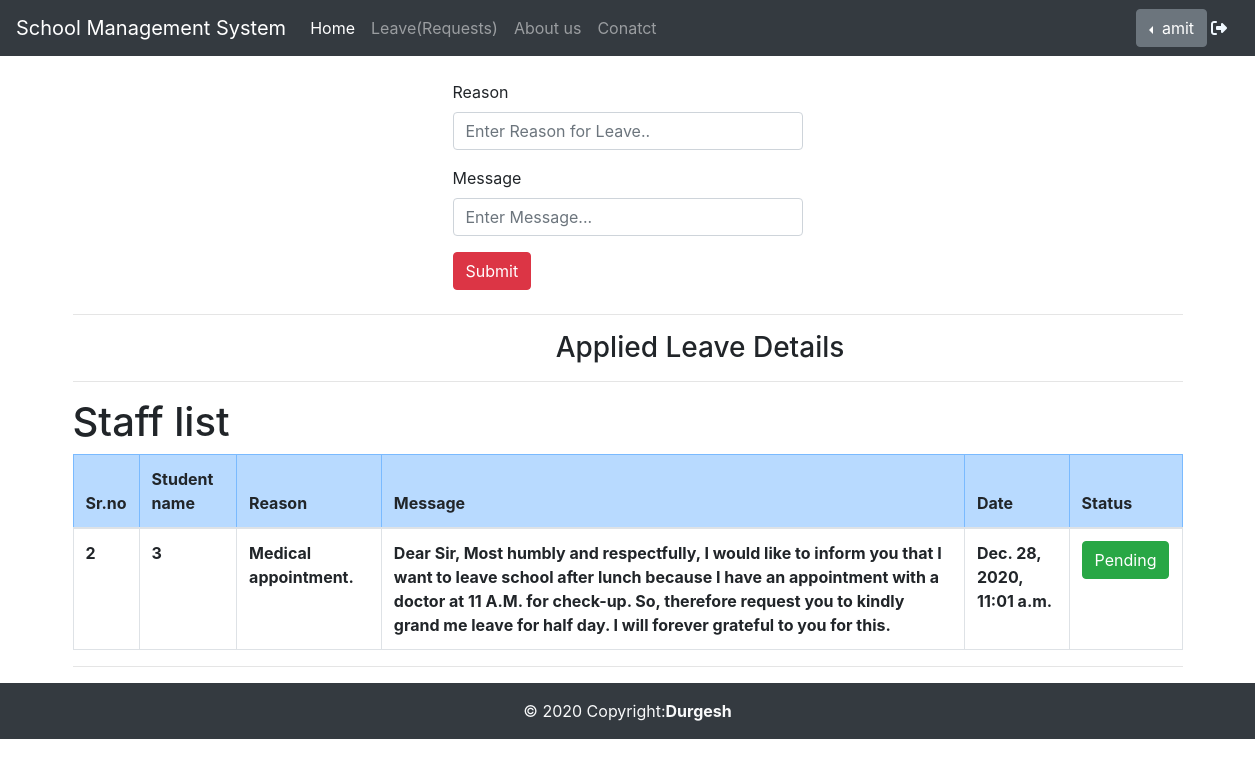
/lf (signed in), run on the app's committed database.
### CollegeApp/models.py (models this page shows)
class Leave(models.Model):
    std_id=models.IntegerField()
    reason=models.CharField(max_length=120)
    message=models.TextField(max_length=420)
    on_date=models.DateTimeField(auto_now_add=True)
    status=models.ForeignKey(leavestatus,on_delete=models.CASCADE,default=1)

class leavestatus(models.Model):
    status=models.CharField(max_length=10)
    def __str__(s):
        return s.status

### CollegeApp/views.py (the view)
# urls.py: path('lf',v.leaveform),
def leaveform(request):
    if request.method=='POST':
        uid=request.session.get('uid')
        print("uid:",uid)
        reson=request.POST.get('reason')
        message=request.POST.get('message')
        print("reason:",reson)
        print("message",message)
        le=Leave()
        le.std_id=uid
        le.reason=reson
        le.message=message
        le.save()
        return redirect('/')
    else:
        f=Leaveform
        llist=Leave.objects.filter(std_id=request.session.get('uid'))
        return render(request,'leaveform.html',{'forms':f,'llist':llist})

### CollegeApp/templates/leaveform.html (shortened to what this page needs)
{% extends 'base.html' %}
{% block main%}
<div class="row my-4">
    <div class="col-md-4 offset-4">
        <form action="" method="POST">
            <div class="form-group">
                <label for="">Reason</label>
                <input type="text" class="form-control" name="reason" placeholder="Enter Reason for Leave..">
            </div>
            <div class="form-group">
                <label for="">Message</label>
                <input type="textarea" class="form-control" name="message" placeholder="Enter Message...">
            </div>
            <button type="submit" class="btn btn-danger">Submit</button>
        </form>
    </div>
</div>
<hr>
<div class="text-center" style="width: 100vw;"><h3>Applied Leave Details</h3></div>
<hr>
<h1 class="text-justify">Staff list</h1>
<table class="table table-bordered">
    <thead>
<tr class="table-primary">
    <th>Sr.no</th>
    <th>Student name</th>
    <th>Reason</th>
    <th>Message</th>
    <th>Date</th>
    <th colspan="3">Status</th>
</tr>
</thead>
{% for i in llist%}
<tr class="font-weight-bold">
<td>{{i.id}}</td>
<td>{{i.std_id}}</td>
<td>{{i.reason}}</td>
<td>{{i.message}}</td>
<td>{{i.on_date}}</td>
<td><button type="button" class="btn btn-success">{{i.status}}</button></td>
</tr>
{% endfor %}
</table>
<hr>
{%endblock%}

### CollegeApp/templates/navbar.html (shortened to what this page needs)
<nav
  class="navbar sticky-top justify-content-end navbar-expand-lg navbar-dark bg-dark"
>
  <a class="navbar-brand" href="/">School Management System</a>
  <div class="collapse navbar-collapse" id="navbarNav">
    <ul class="navbar-nav justify-content-end">
      <li class="nav-item active">
        <a class="nav-link" href="/">Home</a>
      </li>
      {%if user.is_authenticated%}
      <li class="nav-item">
        <a class="nav-link" href="appleav">Leave(Requests)</a>
      </li>
      {% endif %}
      <li class="nav-item">
        <a class="nav-link" href="#">About us</a>
      </li>
      <li class="nav-item">
        <a class="nav-link" href="#">Conatct</a>
      </li>
    </ul>
  </div>
  {%if user.is_authenticated%}
  <form class="form-inline my-2 mx-2 my-lg-0" style="margin-right: 3px">
    <div class="dropdown dropleft">
      <button class="btn btn-secondary dropdown-toggle" type="button" id="dropdownMenuButton" data-toggle="dropdown" aria-haspopup="true" aria-expanded="false">
        {{user.username}}
      </button>
    </div>
    <a href="logout" class="mx-1" title="Log-out" data-toggle="tooltip" data-placement="bottom"
      ><i
        class="fa fa-sign-out fa-1x"
        aria-hidden="true"
        style="color: aliceblue"
        style="width: 20px;"
      ></i
    ></a>
  </form>
  {%endif%}
</nav>

### data on the page
Leave: id "2", std_id "3", reason "Medical appointment.", message "Dear Sir, Most humbly and respectfully, I would like to inform you that I want to leave school after lunch because I have an appointment with a doctor at 11 A.M. for check-up. So, therefore request you to kindly grand me leave for half day. I will forever grateful to you for this.", on_date "Dec. 28, 2020, 11:01 a.m.", status "Pending"

### other printed values
{{ user.username }} "amit"
